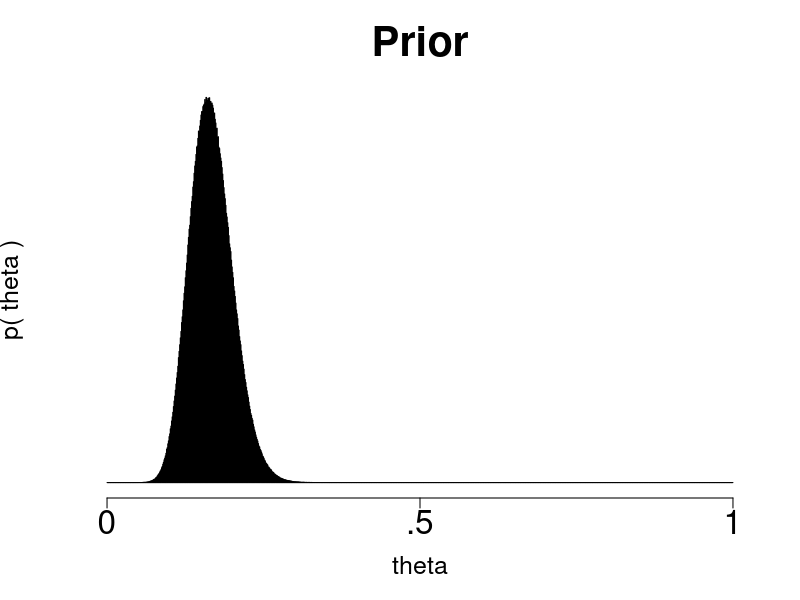
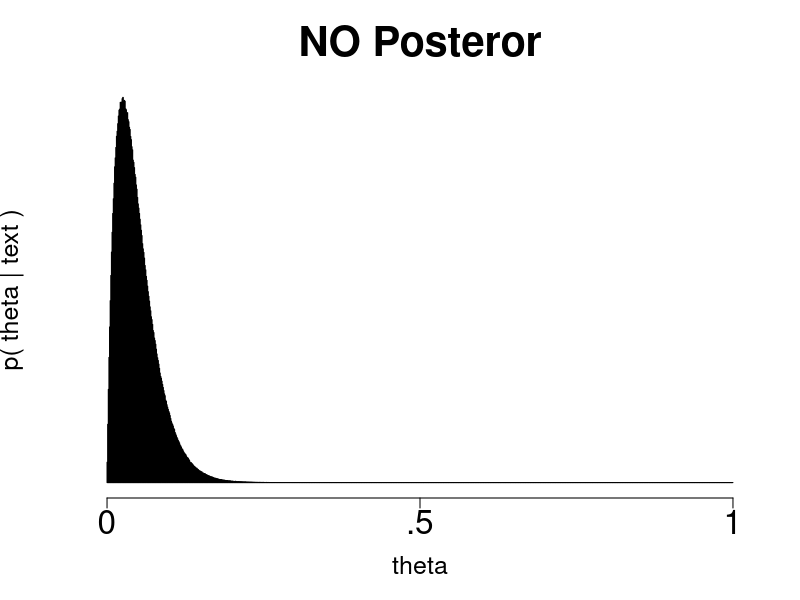
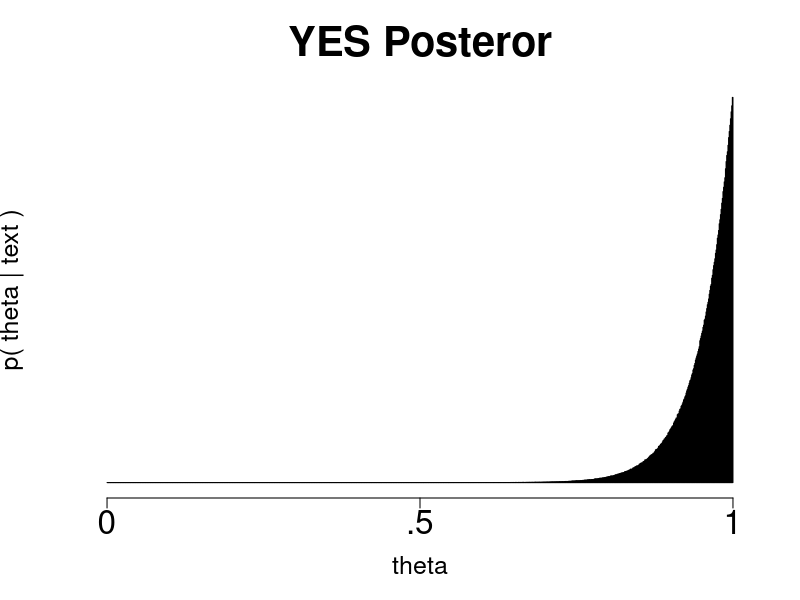
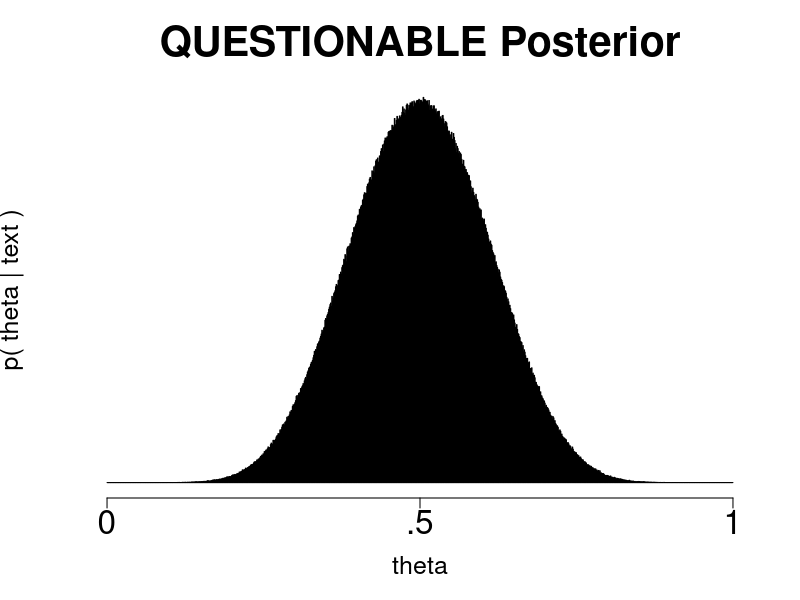
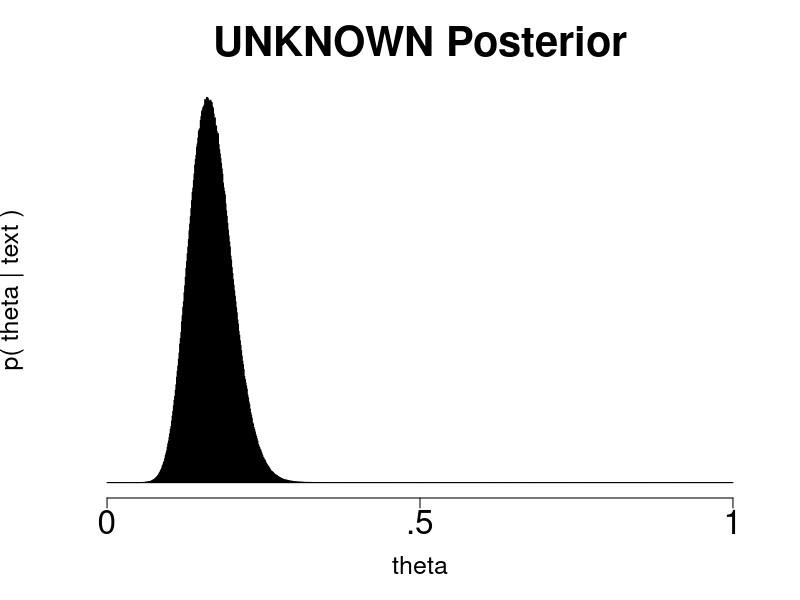

Recreate these plots in R, in order.
pdf(file="prior.pdf")
hist(rbeta(5000000,20,100),axes=FALSE,xlim=c(0,1),breaks=seq(0,1,.001),
     main="Prior", xlab="theta", ylab="p( theta )",
     cex.main=2.5, cex.lab=1.5, cex.axis=2)
axis(side=1,labels=c("0",".5","1"),at=c(0,0.5,1),cex.lab=1.5,cex.axis=2)
dev.off()

pdf(file="yes.pdf")
hist(rbeta(5000000,2,40),axes=FALSE,xlim=c(0,1),breaks=seq(0,1,.001),
     main="NO Posteror", xlab="theta", ylab="p( theta | text )",
     cex.main=2.5, cex.lab=1.5, cex.axis=2)
axis(side=1,labels=c("0",".5","1"),at=c(0,0.5,1),cex.lab=1.5,cex.axis=2)
dev.off()

pdf(file="no.pdf")
hist(rbeta(5000000,20,1),axes=FALSE,xlim=c(0,1),breaks=seq(0,1,.001),
     main="YES Posteror", xlab="theta", ylab="p( theta | text )",
     cex.main=2.5, cex.lab=1.5, cex.axis=2)
axis(side=1,labels=c("0",".5","1"),at=c(0,0.5,1),cex.lab=1.5,cex.axis=2)
dev.off()

pdf(file="questionable.pdf")
hist(rbeta(5000000,10,10),axes=FALSE,xlim=c(0,1),breaks=seq(0,1,.001),
     main="QUESTIONABLE Posterior", xlab="theta", ylab="p( theta | text )",
     cex.main=2.5, cex.lab=1.5, cex.axis=2)
axis(side=1,labels=c("0",".5","1"),at=c(0,0.5,1),cex.lab=1.5,cex.axis=2)
dev.off()

pdf(file="unknown.pdf")
hist(rbeta(5000000,20,100),axes=FALSE,xlim=c(0,1),breaks=seq(0,1,.001),
     main="UNKNOWN Posterior", xlab="theta", ylab="p( theta | text )",
     cex.main=2.5, cex.lab=1.5, cex.axis=2)
axis(side=1,labels=c("0",".5","1"),at=c(0,0.5,1),cex.lab=1.5,cex.axis=2)
dev.off()


